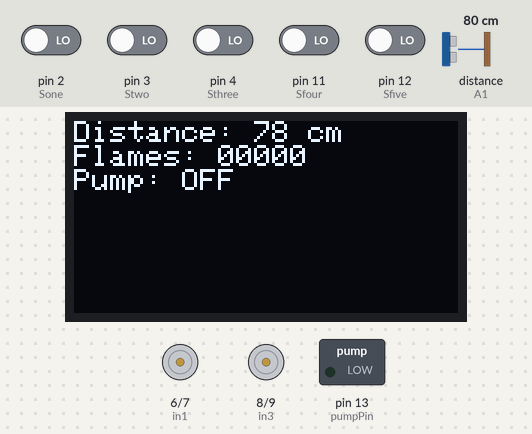
Bench run of a sketch on a simulated Arduino Uno, built with avr-gcc and run on an emulated ATmega328P. On the bench: 128×64 one-colour display, motor-driver pin pairs drawn as motors (green arrow = first pin HIGH = forward, orange = second pin HIGH = backward, longer = more drive, scaled by the enable pin), switched loads named in the sketch (green lamp = pin HIGH). Wiring (inferred from the names in the program): ultrasonic range finder: trigger A0; echo A1. Inputs (shaded band) come from the test bench; at power-on: pin 2 (Sone), pin 3 (Stwo), pin 4 (Sthree), pin 11 (Sfour), pin 12 (Sfive) LOW, distance to the obstacle (sensor on A1) 80 cm. The echo pulse lasts 58.3 µs per cm; pins used as bus, display or sensor lines are not drawn; what the sketch prints to the serial monitor is not drawn.

Above: at 2.2 s.
2.3 s: pin 4 (Sthree) driven HIGH
At 3.1 s:
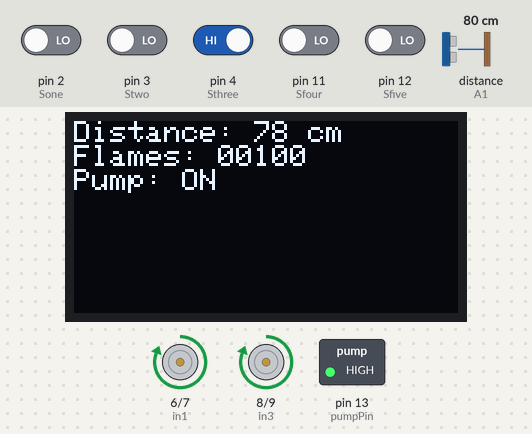
3.9 s: pin 4 (Sthree) driven LOW
At 4.02 s:
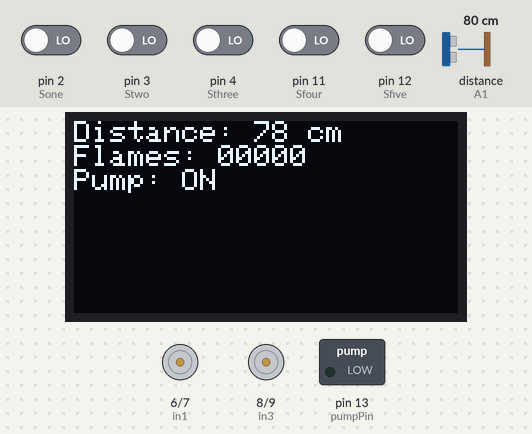
5.6 s: pin 2 (Sone) driven HIGH
At 6.1 s:
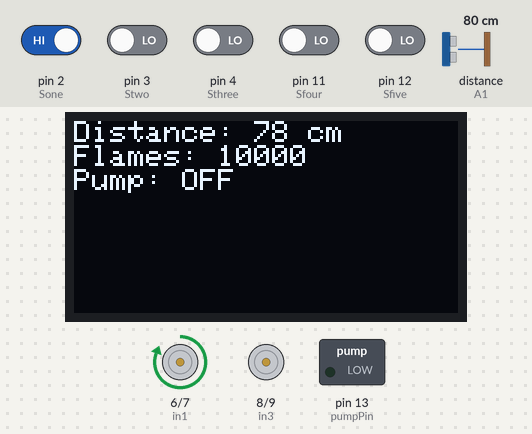
7.1 s: distance to the obstacle (sensor on A1) set to 250 cm
At 8.2 s:
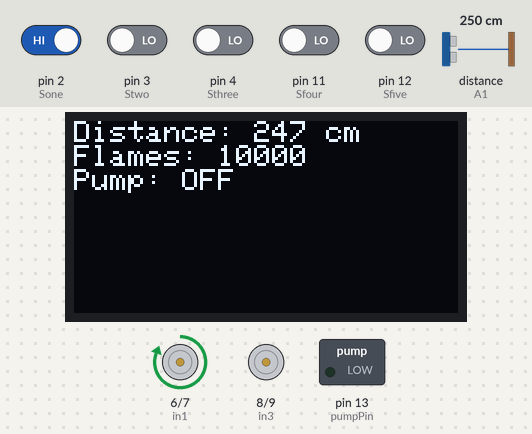
8.7 s: pin 2 (Sone) driven LOW
At 9.6 s:
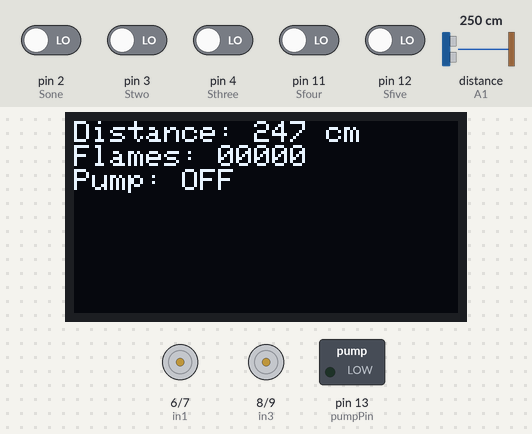
10.2 s: pin 11 (Sfour) driven HIGH
At 10.9 s:
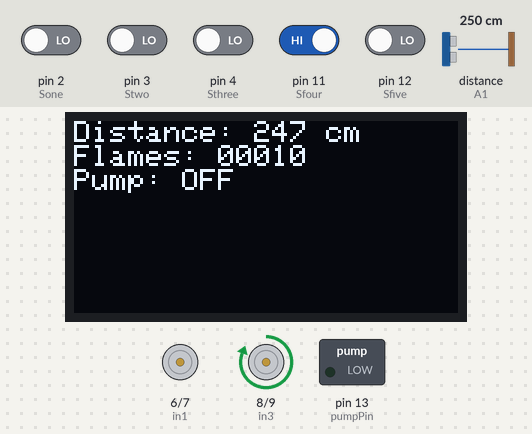
Timing chart, 0 to 12.7 s (numbered marks = the images above; inputs shaded):
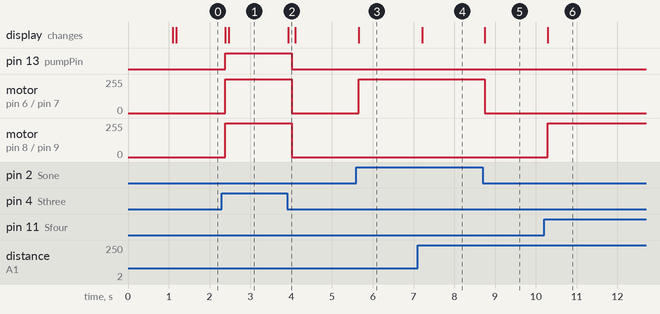

Measured:
- after the input at 2.3 s, pin 13 (pumpPin): LOW → HIGH after 0.08 s; motor on pin 6 (in1) / pin 7 (in2), motor on pin 8 (in3) / pin 9 (in4): stopped → forward 255/255 after 0.08 s; the display: first changes after 0.08 s (image 1 shows a later state)
- after the input at 3.9 s, pin 13 (pumpPin): HIGH → LOW after 0.12 s; motor on pin 6 (in1) / pin 7 (in2), motor on pin 8 (in3) / pin 9 (in4): forward 255/255 → stopped after 0.12 s; the display: changes at once (image 2)
- after the input at 5.6 s, motor on pin 6 (in1) / pin 7 (in2): stopped → forward 255/255 after 0.05 s; the display: changes after 0.05 s (image 3)
- after the input at 7.1 s, the display: changes after 0.11 s (image 4)
- after the input at 8.7 s, motor on pin 6 (in1) / pin 7 (in2): forward 255/255 → stopped after 0.05 s; the display: changes after 0.05 s (image 5)
- after the input at 10.2 s, motor on pin 8 (in3) / pin 9 (in4): stopped → forward 255/255 after 0.09 s; the display: changes after 0.09 s (image 6)

The sketch:

TU_projectv2.ino
```cpp
#include <Wire.h>
#include <Adafruit_GFX.h>
#include <Adafruit_SSD1306.h>
#define Sone 2
#define Stwo 3
#define Sthree 4
#define Sfour 11
#define Sfive 12
#define SCREEN_WIDTH 128
#define SCREEN_HEIGHT 64
Adafruit_SSD1306 display(SCREEN_WIDTH, SCREEN_HEIGHT, &Wire, -1);

const int pumpPin = 13;

int ena = 5;
int in1 = 6;
int in2 = 7;
int in3 = 8;
int in4 = 9;
int enb = 10;
int trigPin = A0;
int echoPin = A1;

long duration;
int distance;

void setup() {

  pinMode(Sone, INPUT);
  pinMode(Stwo, INPUT);
  pinMode(Sthree, INPUT);
  pinMode(Sfour, INPUT);
  pinMode(Sfive, INPUT);

  pinMode(pumpPin, OUTPUT);

  pinMode(ena, OUTPUT);
  pinMode(in1, OUTPUT);
  pinMode(in2, OUTPUT);
  pinMode(enb, OUTPUT);
  pinMode(in3, OUTPUT);
  pinMode(in4, OUTPUT);

  digitalWrite(pumpPin, LOW);

  pinMode(trigPin, OUTPUT);
  pinMode(echoPin, INPUT);

  Serial.begin(9600);

  if(!display.begin(SSD1306_SWITCHCAPVCC, 0x3C)) {
    Serial.println(F("SSD1306 allocation failed"));
    for(;;);
  }
  display.clearDisplay();
  display.setTextSize(1);
  display.setTextColor(SSD1306_WHITE);
  display.setCursor(0,0);
  display.println("Starting...");
  display.display();
  delay(1000);
}

void loop() {

  bool value1 = digitalRead(Sone);
  bool value2 = digitalRead(Stwo);
  bool value3 = digitalRead(Sthree);
  bool value4 = digitalRead(Sfour);
  bool value5 = digitalRead(Sfive);

  digitalWrite(trigPin, LOW);
  delayMicroseconds(2);
  digitalWrite(trigPin, HIGH);
  delayMicroseconds(10);
  digitalWrite(trigPin, LOW);
  duration = pulseIn(echoPin, HIGH, 30000);
  distance = duration * 0.034 / 2;

  display.clearDisplay();
  display.setCursor(0,0);
  display.print("Distance: ");
  display.print(distance);
  display.println(" cm");
  display.print("Flames: ");
  display.print(digitalRead(Sone));
  display.print(digitalRead(Stwo));
  display.print(digitalRead(Sthree));
  display.print(digitalRead(Sfour));
  display.println(digitalRead(Sfive));
  display.print("Pump: ");
  if(digitalRead(pumpPin) == HIGH) {
    display.println("ON");
  } else {
    display.println("OFF");
  }
  display.display();

  /*Serial.print(value1);
  Serial.print(" ");
  Serial.print(value2);
  Serial.print(" ");
  Serial.print(value3);
  Serial.print(" ");
  Serial.print(value4);
  Serial.print(" ");
  Serial.println(value5);*/

  /*if (distance < 50) {
    Serial.println("Wall ahead, stopping!");
    digitalWrite(in1, LOW);
    digitalWrite(in2, LOW);
    digitalWrite(in3, LOW);
    digitalWrite(in4, LOW);
    digitalWrite(pumpPin, LOW);
  }
  else*/ if (value3 == HIGH) {  // Fire ahead
      Serial.println("Fire ahead");
      digitalWrite(in1,HIGH);
      digitalWrite(in2,LOW);
      analogWrite(ena,255);
      digitalWrite(in3,HIGH);
      digitalWrite(in4,LOW);
      analogWrite(enb,255);
      digitalWrite(pumpPin,HIGH);
  }
  else if (value2 == HIGH || value1 == HIGH) {  // Fire right
      Serial.println("Fire right");
      digitalWrite(in1,HIGH);
      digitalWrite(in2,LOW);
      analogWrite(ena,255);
      digitalWrite(in3,LOW);
      digitalWrite(in4,LOW);
      analogWrite(enb,0);
      digitalWrite(pumpPin,LOW);
  }
  else if (value4 == HIGH || value5 == HIGH) {  // Fire left
      Serial.println("Fire left");
      digitalWrite(in1,LOW);
      digitalWrite(in2,LOW);
      analogWrite(ena,0);
      digitalWrite(in3,HIGH);
      digitalWrite(in4,LOW);
      analogWrite(enb,255);
      digitalWrite(pumpPin,LOW);
  }
  else {  // No fire
      Serial.println("No fire");
      digitalWrite(in1,LOW);
      digitalWrite(in2,LOW);
      digitalWrite(in3,LOW);
      digitalWrite(in4,LOW);
      digitalWrite(pumpPin,LOW);
  }
  delay(50);
}
```
